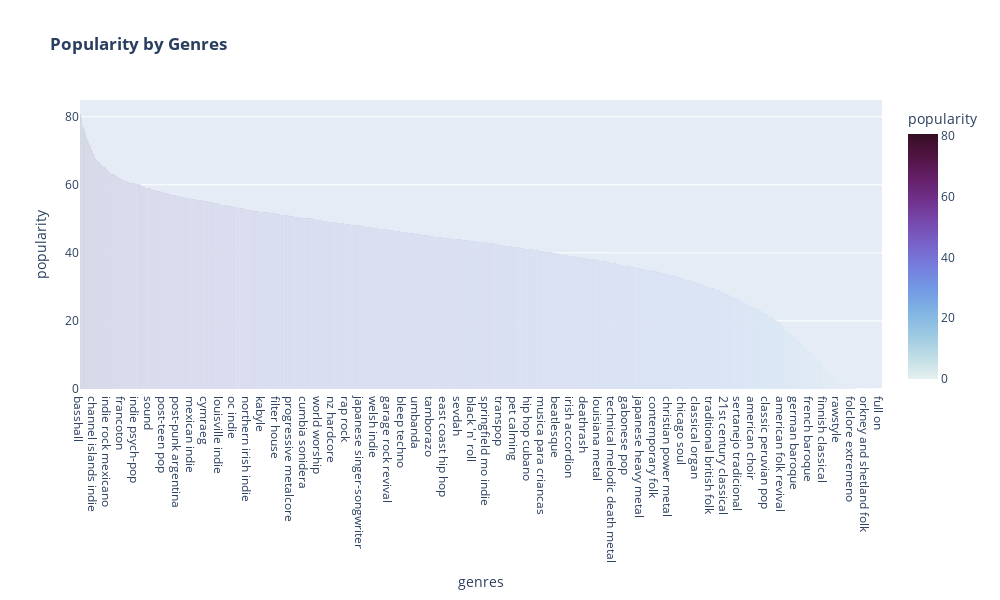

Notebook cell for this chart:
### Code cell
popularity_genres_bar = px.bar(sorted_genre_popularity_df,
                    x="genres",
                    y="popularity",
                    color="popularity",
                    color_continuous_scale='dense',
                    title= "<b>Popularity by Genres</b>",
                    width=1000,
                     height=600
                    )
popularity_genres_bar

### Figure 1 — Plotly figure (JSON) as saved in the notebook; plotly's stock layout.template omitted (floating-point values rounded to 4 significant figures; data arrays with more than 128 entries replaced by an {"elided": "..."} marker saying what was removed)
{"data": [{"alignmentgroup": "True", "hovertemplate": "genres=%{x}<br>popularity=%{marker.color}<extra></extra>", "legendgroup": "", "marker": {"color": {"elided": "2973 float values"}, "coloraxis": "coloraxis"}, "name": "", "offsetgroup": "", "orientation": "v", "showlegend": false, "textposition": "auto", "type": "bar", "x": {"elided": "2973 str values"}, "xaxis": "x", "y": {"elided": "2973 float values"}, "yaxis": "y"}], "layout": {"barmode": "relative", "coloraxis": {"colorbar": {"title": {"text": "popularity"}}, "colorscale": [[0, "rgb(230, 240, 240)"], [0.09091, "rgb(191, 221, 229)"], [0.1818, "rgb(156, 201, 226)"], [0.2727, "rgb(129, 180, 227)"], [0.3636, "rgb(115, 154, 228)"], [0.4545, "rgb(117, 127, 221)"], [0.5455, "rgb(120, 100, 202)"], [0.6364, "rgb(119, 74, 175)"], [0.7273, "rgb(113, 50, 141)"], [0.8182, "rgb(100, 31, 104)"], [0.9091, "rgb(80, 20, 66)"], [1, "rgb(54, 14, 36)"]]}, "height": 600, "legend": {"tracegroupgap": 0}, "title": {"text": "<b>Popularity by Genres</b>"}, "width": 1000, "xaxis": {"anchor": "y", "domain": [0, 1], "title": {"text": "genres"}}, "yaxis": {"anchor": "x", "domain": [0, 1], "title": {"text": "popularity"}}}}
